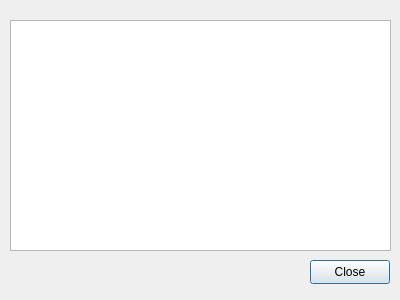
<?xml version="1.0" encoding="UTF-8"?>
<ui version="4.0">
 <class>AboutAppDialog</class>
 <widget class="QDialog" name="AboutAppDialog">
  <property name="geometry">
   <rect>
    <x>0</x>
    <y>0</y>
    <width>400</width>
    <height>300</height>
   </rect>
  </property>
  <property name="windowTitle">
   <string>Dialog</string>
  </property>
  <widget class="QPushButton" name="closePushButton">
   <property name="geometry">
    <rect>
     <x>310</x>
     <y>260</y>
     <width>80</width>
     <height>24</height>
    </rect>
   </property>
   <property name="text">
    <string>Close</string>
   </property>
  </widget>
  <widget class="QTextEdit" name="aboutTextEdit">
   <property name="geometry">
    <rect>
     <x>10</x>
     <y>20</y>
     <width>381</width>
     <height>231</height>
    </rect>
   </property>
  </widget>
 </widget>
 <resources/>
 <connections/>
</ui>
